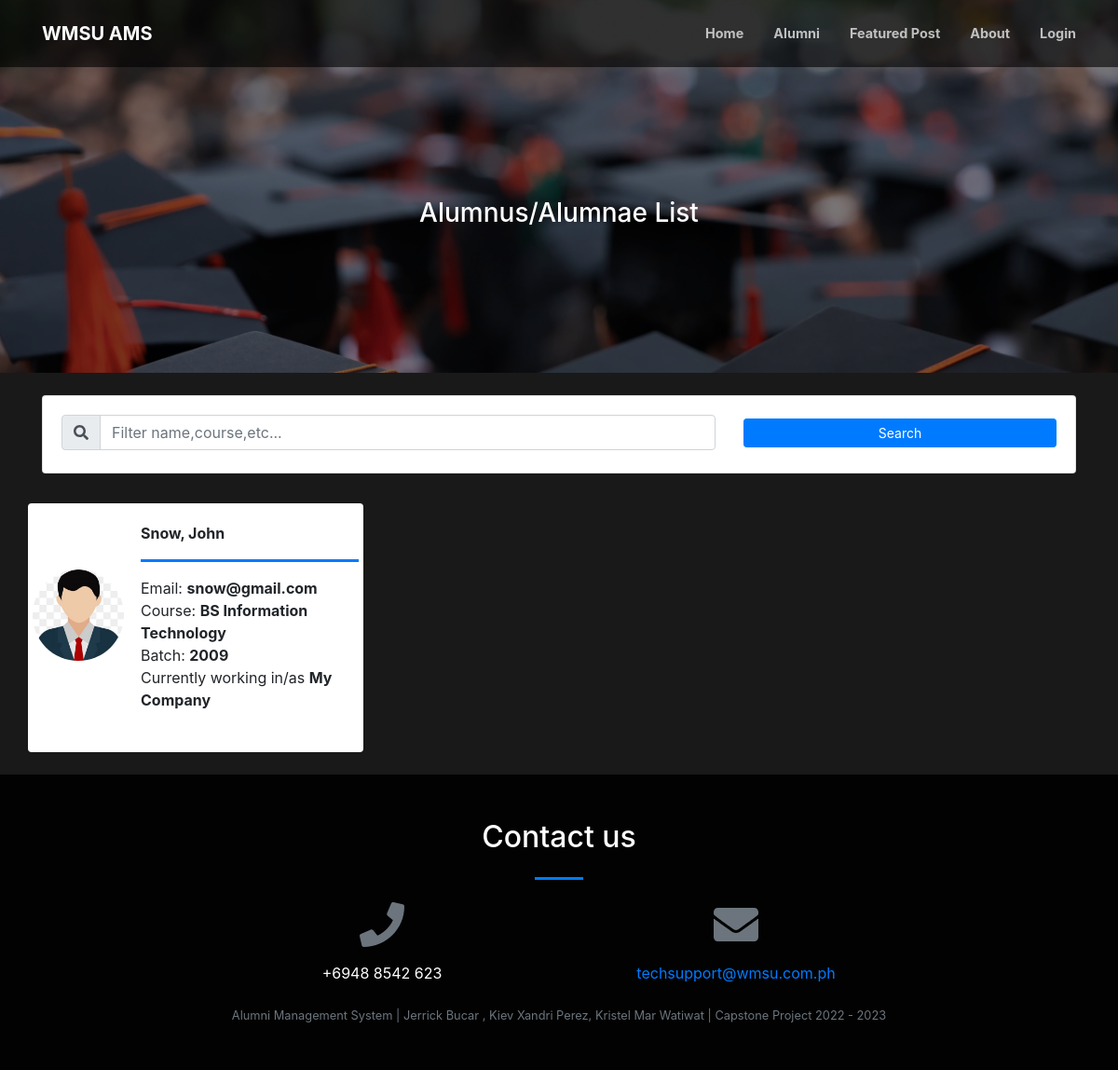
The page /index.php?page=alumni_list on the database as committed earlier.
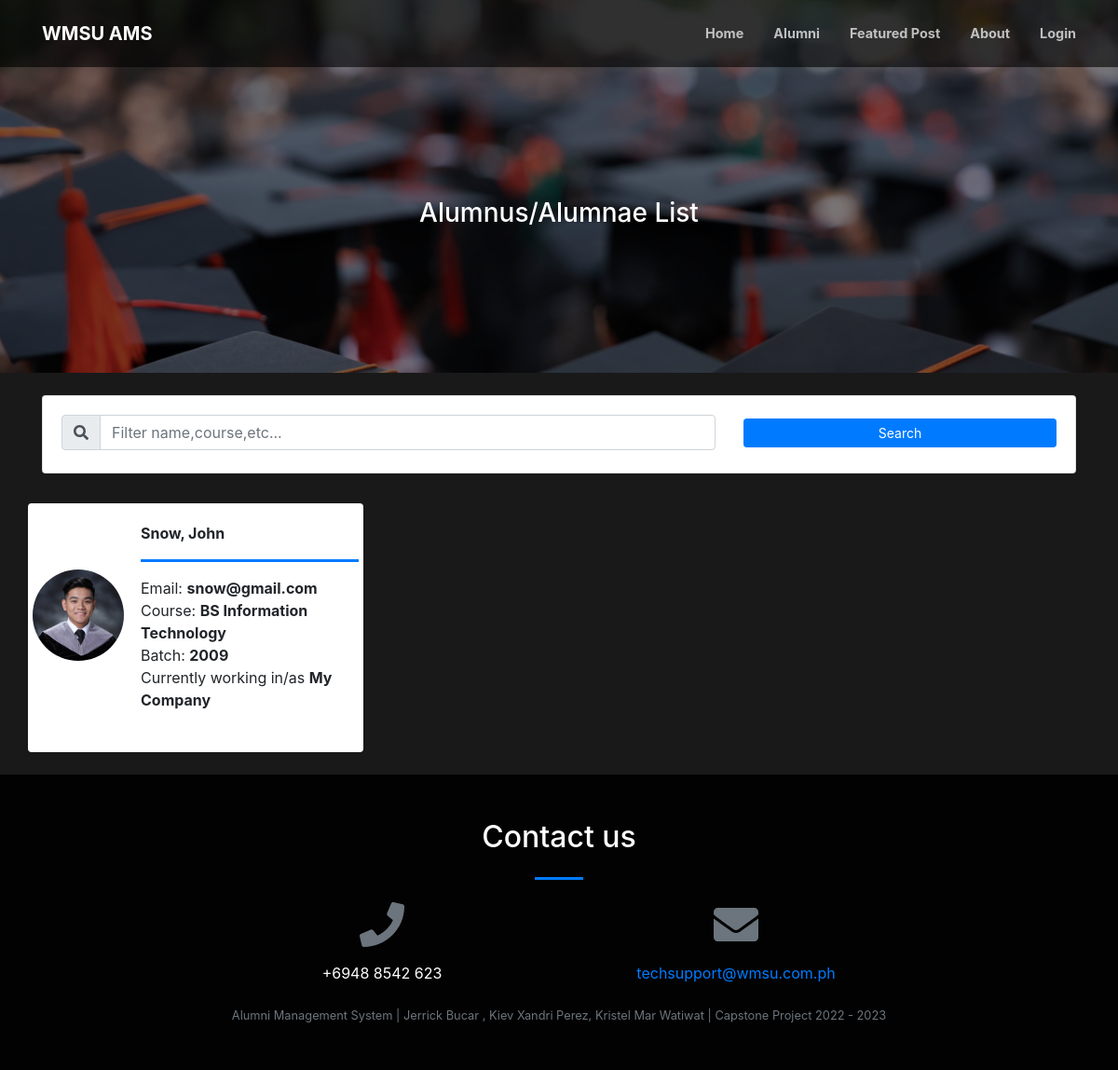
The same page on the database as committed later.
### tables this page shows
CREATE TABLE `alumnus_bio` (
  `id` int(30) NOT NULL,
  `user_id` int(30) NOT NULL,
  `firstname` varchar(200) NOT NULL,
  `middlename` varchar(200) NOT NULL,
  `lastname` varchar(200) NOT NULL,
  `gender` varchar(10) NOT NULL,
  `batch` year(4) NOT NULL,
  `course_id` int(30) NOT NULL,
  `email` varchar(250) NOT NULL,
  `connected_to` text NOT NULL,
  `avatar` text NOT NULL,
  `status` enum('ACTIVE','INACTIVE') NOT NULL,
  `date_created` date NOT NULL DEFAULT current_timestamp()
);

CREATE TABLE `courses` (
  `id` int(30) NOT NULL,
  `course` text NOT NULL,
  `about` text NOT NULL
);

### alumni_list.php (the view, shortened to what this page needs)
<header class="masthead">
    <div class="container-fluid h-100">
        <div class="row h-75 align-items-center justify-content-center text-center">
            <div class="col-lg-8 align-self-end mb-4 page-title">
                <h3 class="text-white">Alumnus/Alumnae List</h3>
                </div>
            </div>
        </div>
</header>
<div class="container">
    <div class="card mb-4 mt-4">
        <div class="card-body">
            <div class="row">
                <div class="col-md-8">
                    <div class="input-group mb-1">
                        <div class="input-group-prepend">
                            <span class="input-group-text" id="filter-field"><i class="fa fa-search"></i></span>
                        </div>
                        <input type="text" class="form-control" id="filter" placeholder="Filter name,course,etc..."
                               aria-label="Filter" aria-describedby="filter-field">
                    </div>
                </div>
                <div class="col-md-4">
                    <button class="btn btn-primary btn-block btn-sm mt-1" id="search">Search</button>
                </div>
            </div>
        </div>
    </div>
</div>
<div class="container-fluid mt-3 pt-2">
    <div class="row-items">
        <div class="col-lg-12">
            <div class="row">
                <?php
                $fpath = 'admin/assets/uploads';
                $alumni = $conn->query("SELECT a.*,c.course,Concat(a.lastname,', ',a.firstname,' ',a.middlename) as name from alumnus_bio a inner join courses c on c.id = a.course_id order by Concat(a.lastname,', ',a.firstname,' ',a.middlename) asc");
                while ($row = $alumni->fetch_assoc()):
                    ?>
                    <div class="col-md-4 item">
                        <div class="card alumni-list" data-id="<?php echo $row['id'] ?>">
                            <div class="alumni-img card-img-top">
                                <img src="<?php echo $fpath.'/'.$row['avatar'] ?>" alt="">
                            </div>
                            <div class="card-body">
                                <div class="row align-items-center h-100">
                                    <div class="ml-2">
                                        <div>
                                            <p class="filter-txt"><b><?php echo $row['name'] ?></b></p>
                                            <hr class="divider w-100" style="max-width: calc(100%)">
                                            <p class="filter-txt">Email: <b><?php echo $row['email'] ?></b></p>
                                            <p class="filter-txt">Course: <b><?php echo $row['course'] ?></b></p>
                                            <p class="filter-txt">Batch: <b><?php echo $row['batch'] ?></b></p>
                                            <p class="filter-txt">Currently working in/as
                                                <b><?php echo $row['connected_to'] ?></b></p>
                                            <br>
                                        </div>
                                    </div>
                                </div>
                            </div>
                        </div>
                        <br>
                    </div>
                <?php endwhile; ?>
            </div>
        </div>
    </div>
</div>

### index.php (shortened to what this page needs)
<!DOCTYPE html>
<html lang="en">
<?php include('header.php') ?>
<body id="page-top">
<nav class="navbar navbar-expand-lg navbar-light fixed-top py-3" id="mainNav">
    <div class="container">
        <a class="navbar-brand js-scroll-trigger"
           href="./">WMSU <?php echo preg_replace('~\S\K\S*\s*~u', '', $_SESSION['system']['name']) ?></a>
        <div class="collapse navbar-collapse" id="navbarResponsive">
            <ul class="navbar-nav ml-auto my-2 my-lg-0">
                <li class="nav-item"><a class="nav-link js-scroll-trigger" href="index.php?page=home">Home</a></li>
                <li class="nav-item"><a class="nav-link js-scroll-trigger" href="index.php?page=alumni_list">Alumni</a></li>
                <li class="nav-item"><a class="nav-link js-scroll-trigger" href="index.php?page=gallery">Featured Post</a></li>
                <li class="nav-item"><a class="nav-link js-scroll-trigger" href="index.php?page=about">About</a></li>
                <?php if (! isset($_SESSION['login_id'])): ?>
                    <li class="nav-item"><a class="nav-link js-scroll-trigger" href="#" id="login">Login</a></li>
                <?php endif; ?>
            </ul>
        </div>
    </div>
</nav>
<?php
$page = isset($_GET['page']) ? $_GET['page'] : "home";
include $page.'.php';
?>
<footer class=" py-5">
    <div class="container">
        <div class="row justify-content-center">
            <div class="col-lg-8 text-center">
                <h2 class="mt-0 text-white">Contact us</h2>
                <hr class="divider my-4"/>
            </div>
        </div>
        <div class="row">
            <div class="col-lg-4 ml-auto text-center mb-5 mb-lg-0">
                <i class="fas fa-phone fa-3x mb-3 text-muted"></i>
                <div class="text-white"><?php echo $_SESSION['system']['contact'] ?></div>
            </div>
            <div class="col-lg-4 mr-auto text-center">
                <i class="fas fa-envelope fa-3x mb-3 text-muted"></i>
                <a class="d-block"
                   href="mailto:<?php echo $_SESSION['system']['email'] ?>"><?php echo $_SESSION['system']['email'] ?></a>
            </div>
        </div>
    </div>
    <br>
    <div class="container">
        <div class="small text-center text-muted"><?php echo $_SESSION['system']['name'] ?> | Jerrick Bucar , Kiev
            Xandri Perez, Kristel Mar Watiwat | Capstone Project 2022 - 2023
        </div>
    </div>
</footer>
</body>
</html>

### header.php (shortened to what this page needs)
<link href="admin/assets/css/jquery.datetimepicker.min.css" rel="stylesheet">
<link href="https://cdnjs.cloudflare.com/ajax/libs/magnific-popup.js/1.1.0/magnific-popup.min.css" rel="stylesheet"/>
<link href="admin/assets/vendor/bootstrap-datepicker/css/bootstrap-datepicker.css" rel="stylesheet"/>
<link href="css/styles.css" rel="stylesheet"/>
<link type="text/css" rel="stylesheet" href="admin/assets/css/jquery-te-1.4.0.css">
<link href="admin/assets/css/select2.min.css" rel="stylesheet">

### alumni_list.php (style rules this page uses)
.alumni-list { border: unset; flex-direction: inherit; }
.alumni-img { width: calc(30%); max-height: 30vh; display: flex; align-items: center; justify-content: center; }
.alumni-list .card-body { width: calc(70%); }
.alumni-img img { cursor: pointer; border-radius: 100%; max-height: calc(90%); max-width: calc(90%); object-fit: cover; }
header.masthead, header.masthead:before { min-height: 50vh !important; height: 50vh !important }
.row-items { position: relative; }
.masthead { min-height: 23vh !important; height: 23vh !important; }
.masthead:before { min-height: 23vh !important; height: 23vh !important; }
.alumni-list p { margin: unset; }

Rows that differ between the two databases and show on the page:
changed alumnus_bio "snow@gmail.com": avatar: a different picture
